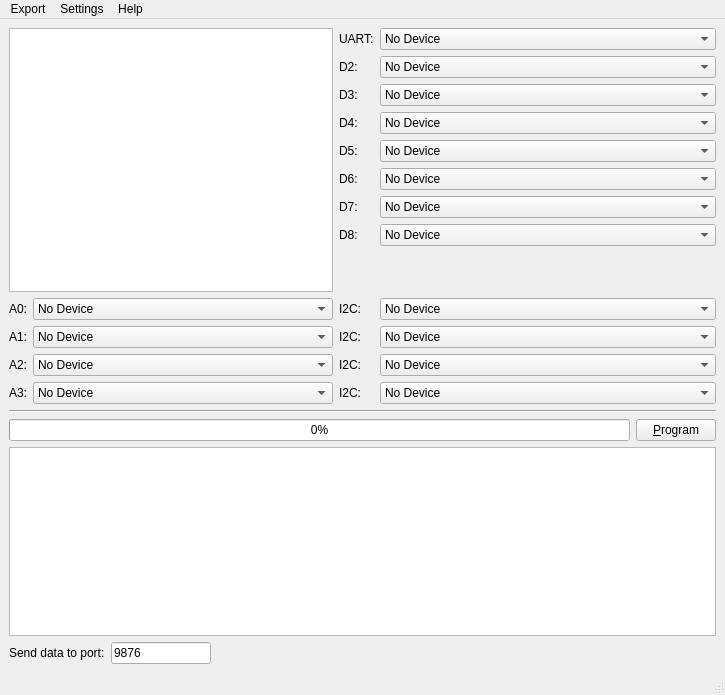
<?xml version="1.0" encoding="UTF-8"?>
<ui version="4.0">
 <class>SpineWindow</class>
 <widget class="QMainWindow" name="SpineWindow">
  <property name="geometry">
   <rect>
    <x>0</x>
    <y>0</y>
    <width>725</width>
    <height>695</height>
   </rect>
  </property>
  <property name="sizePolicy">
   <sizepolicy hsizetype="Fixed" vsizetype="Preferred">
    <horstretch>0</horstretch>
    <verstretch>0</verstretch>
   </sizepolicy>
  </property>
  <property name="minimumSize">
   <size>
    <width>725</width>
    <height>0</height>
   </size>
  </property>
  <property name="maximumSize">
   <size>
    <width>725</width>
    <height>16777215</height>
   </size>
  </property>
  <property name="windowTitle">
   <string>SPINEprog</string>
  </property>
  <widget class="QWidget" name="centralwidget">
   <layout class="QVBoxLayout" name="verticalLayout_2" stretch="0,0,0,1,0">
    <item>
     <layout class="QHBoxLayout" name="horizontalLayout" stretch="0,1">
      <item>
       <layout class="QVBoxLayout" name="verticalLayout">
        <item>
         <widget class="QGraphicsView" name="graphicsView"/>
        </item>
        <item>
         <layout class="QFormLayout" name="formLayout_2">
          <property name="labelAlignment">
           <set>Qt::AlignLeading|Qt::AlignLeft|Qt::AlignVCenter</set>
          </property>
          <item row="0" column="0">
           <widget class="QLabel" name="label">
            <property name="text">
             <string>A0:</string>
            </property>
           </widget>
          </item>
          <item row="0" column="1">
           <widget class="QComboBox" name="comboBoxA0">
            <property name="minimumSize">
             <size>
              <width>300</width>
              <height>0</height>
             </size>
            </property>
            <item>
             <property name="text">
              <string>No Device</string>
             </property>
            </item>
           </widget>
          </item>
          <item row="1" column="0">
           <widget class="QLabel" name="label_2">
            <property name="text">
             <string>A1:</string>
            </property>
           </widget>
          </item>
          <item row="1" column="1">
           <widget class="QComboBox" name="comboBoxA1">
            <property name="minimumSize">
             <size>
              <width>300</width>
              <height>0</height>
             </size>
            </property>
            <item>
             <property name="text">
              <string>No Device</string>
             </property>
            </item>
           </widget>
          </item>
          <item row="2" column="0">
           <widget class="QLabel" name="label_3">
            <property name="text">
             <string>A2:</string>
            </property>
           </widget>
          </item>
          <item row="2" column="1">
           <widget class="QComboBox" name="comboBoxA2">
            <property name="minimumSize">
             <size>
              <width>300</width>
              <height>0</height>
             </size>
            </property>
            <item>
             <property name="text">
              <string>No Device</string>
             </property>
            </item>
           </widget>
          </item>
          <item row="3" column="0">
           <widget class="QLabel" name="label_4">
            <property name="text">
             <string>A3:</string>
            </property>
           </widget>
          </item>
          <item row="3" column="1">
           <widget class="QComboBox" name="comboBoxA3">
            <property name="minimumSize">
             <size>
              <width>300</width>
              <height>0</height>
             </size>
            </property>
            <item>
             <property name="text">
              <string>No Device</string>
             </property>
            </item>
           </widget>
          </item>
         </layout>
        </item>
       </layout>
      </item>
      <item>
       <layout class="QFormLayout" name="formLayout">
        <property name="sizeConstraint">
         <enum>QLayout::SetMaximumSize</enum>
        </property>
        <property name="formAlignment">
         <set>Qt::AlignJustify|Qt::AlignTop</set>
        </property>
        <item row="0" column="0">
         <widget class="QLabel" name="label_12">
          <property name="text">
           <string>UART:</string>
          </property>
         </widget>
        </item>
        <item row="0" column="1">
         <widget class="QComboBox" name="comboBoxUART">
          <property name="minimumSize">
           <size>
            <width>300</width>
            <height>0</height>
           </size>
          </property>
          <item>
           <property name="text">
            <string>No Device</string>
           </property>
          </item>
         </widget>
        </item>
        <item row="1" column="0">
         <widget class="QLabel" name="label_16">
          <property name="text">
           <string>D2:</string>
          </property>
         </widget>
        </item>
        <item row="1" column="1">
         <widget class="QComboBox" name="comboBoxD2">
          <property name="minimumSize">
           <size>
            <width>300</width>
            <height>0</height>
           </size>
          </property>
          <item>
           <property name="text">
            <string>No Device</string>
           </property>
          </item>
         </widget>
        </item>
        <item row="2" column="0">
         <widget class="QLabel" name="label_15">
          <property name="text">
           <string>D3:</string>
          </property>
         </widget>
        </item>
        <item row="2" column="1">
         <widget class="QComboBox" name="comboBoxD3">
          <property name="minimumSize">
           <size>
            <width>300</width>
            <height>0</height>
           </size>
          </property>
          <item>
           <property name="text">
            <string>No Device</string>
           </property>
          </item>
         </widget>
        </item>
        <item row="3" column="0">
         <widget class="QLabel" name="label_7">
          <property name="text">
           <string>D4:</string>
          </property>
         </widget>
        </item>
        <item row="3" column="1">
         <widget class="QComboBox" name="comboBoxD4">
          <property name="minimumSize">
           <size>
            <width>300</width>
            <height>0</height>
           </size>
          </property>
          <item>
           <property name="text">
            <string>No Device</string>
           </property>
          </item>
         </widget>
        </item>
        <item row="4" column="0">
         <widget class="QLabel" name="label_8">
          <property name="text">
           <string>D5:</string>
          </property>
         </widget>
        </item>
        <item row="4" column="1">
         <widget class="QComboBox" name="comboBoxD5">
          <property name="minimumSize">
           <size>
            <width>300</width>
            <height>0</height>
           </size>
          </property>
          <item>
           <property name="text">
            <string>No Device</string>
           </property>
          </item>
         </widget>
        </item>
        <item row="5" column="0">
         <widget class="QLabel" name="label_5">
          <property name="text">
           <string>D6:</string>
          </property>
         </widget>
        </item>
        <item row="5" column="1">
         <widget class="QComboBox" name="comboBoxD6">
          <property name="minimumSize">
           <size>
            <width>300</width>
            <height>0</height>
           </size>
          </property>
          <item>
           <property name="text">
            <string>No Device</string>
           </property>
          </item>
         </widget>
        </item>
        <item row="6" column="0">
         <widget class="QLabel" name="label_6">
          <property name="text">
           <string>D7:</string>
          </property>
         </widget>
        </item>
        <item row="6" column="1">
         <widget class="QComboBox" name="comboBoxD7">
          <property name="minimumSize">
           <size>
            <width>300</width>
            <height>0</height>
           </size>
          </property>
          <item>
           <property name="text">
            <string>No Device</string>
           </property>
          </item>
         </widget>
        </item>
        <item row="7" column="0">
         <widget class="QLabel" name="label_14">
          <property name="text">
           <string>D8:</string>
          </property>
         </widget>
        </item>
        <item row="7" column="1">
         <widget class="QComboBox" name="comboBoxD8">
          <property name="minimumSize">
           <size>
            <width>300</width>
            <height>0</height>
           </size>
          </property>
          <item>
           <property name="text">
            <string>No Device</string>
           </property>
          </item>
         </widget>
        </item>
        <item row="8" column="0" colspan="2">
         <spacer name="verticalSpacer">
          <property name="orientation">
           <enum>Qt::Vertical</enum>
          </property>
          <property name="sizeType">
           <enum>QSizePolicy::Fixed</enum>
          </property>
          <property name="sizeHint" stdset="0">
           <size>
            <width>20</width>
            <height>40</height>
           </size>
          </property>
         </spacer>
        </item>
        <item row="9" column="0">
         <widget class="QLabel" name="label_11">
          <property name="text">
           <string>I2C:</string>
          </property>
         </widget>
        </item>
        <item row="9" column="1">
         <widget class="QComboBox" name="comboBoxI2C1">
          <property name="minimumSize">
           <size>
            <width>300</width>
            <height>0</height>
           </size>
          </property>
          <item>
           <property name="text">
            <string>No Device</string>
           </property>
          </item>
         </widget>
        </item>
        <item row="10" column="0">
         <widget class="QLabel" name="label_9">
          <property name="text">
           <string>I2C:</string>
          </property>
         </widget>
        </item>
        <item row="10" column="1">
         <widget class="QComboBox" name="comboBoxI2C2">
          <property name="minimumSize">
           <size>
            <width>300</width>
            <height>0</height>
           </size>
          </property>
          <item>
           <property name="text">
            <string>No Device</string>
           </property>
          </item>
         </widget>
        </item>
        <item row="11" column="0">
         <widget class="QLabel" name="label_10">
          <property name="text">
           <string>I2C:</string>
          </property>
         </widget>
        </item>
        <item row="11" column="1">
         <widget class="QComboBox" name="comboBoxI2C3">
          <property name="minimumSize">
           <size>
            <width>300</width>
            <height>0</height>
           </size>
          </property>
          <item>
           <property name="text">
            <string>No Device</string>
           </property>
          </item>
         </widget>
        </item>
        <item row="12" column="0">
         <widget class="QLabel" name="label_13">
          <property name="text">
           <string>I2C:</string>
          </property>
         </widget>
        </item>
        <item row="12" column="1">
         <widget class="QComboBox" name="comboBoxI2C4">
          <property name="minimumSize">
           <size>
            <width>300</width>
            <height>0</height>
           </size>
          </property>
          <item>
           <property name="text">
            <string>No Device</string>
           </property>
          </item>
         </widget>
        </item>
       </layout>
      </item>
     </layout>
    </item>
    <item>
     <widget class="Line" name="line">
      <property name="orientation">
       <enum>Qt::Horizontal</enum>
      </property>
     </widget>
    </item>
    <item>
     <layout class="QGridLayout" name="gridLayout">
      <item row="0" column="1">
       <widget class="QPushButton" name="pushButtonProgram">
        <property name="text">
         <string>&amp;Program</string>
        </property>
       </widget>
      </item>
      <item row="0" column="0">
       <widget class="QProgressBar" name="progressBar">
        <property name="value">
         <number>0</number>
        </property>
       </widget>
      </item>
     </layout>
    </item>
    <item>
     <widget class="QTextBrowser" name="textBrowser"/>
    </item>
    <item>
     <layout class="QFormLayout" name="formLayout_3">
      <item row="0" column="0">
       <widget class="QLabel" name="portLabel">
        <property name="text">
         <string>Send data to port:</string>
        </property>
       </widget>
      </item>
      <item row="0" column="1">
       <widget class="QLineEdit" name="portLineEdit">
        <property name="maximumSize">
         <size>
          <width>100</width>
          <height>16777215</height>
         </size>
        </property>
        <property name="inputMethodHints">
         <set>Qt::ImhDigitsOnly</set>
        </property>
        <property name="text">
         <string>9876</string>
        </property>
       </widget>
      </item>
     </layout>
    </item>
   </layout>
  </widget>
  <widget class="QMenuBar" name="menubar">
   <property name="geometry">
    <rect>
     <x>0</x>
     <y>0</y>
     <width>725</width>
     <height>22</height>
    </rect>
   </property>
   <widget class="QMenu" name="menuExport">
    <property name="title">
     <string>Export</string>
    </property>
    <addaction name="actionClipboard"/>
    <addaction name="actionArduino"/>
   </widget>
   <widget class="QMenu" name="menuSettings">
    <property name="title">
     <string>Settings</string>
    </property>
    <addaction name="actionPath"/>
   </widget>
   <widget class="QMenu" name="menuHelp">
    <property name="title">
     <string>Help</string>
    </property>
    <addaction name="actionDocumentation"/>
    <addaction name="actionAbout"/>
   </widget>
   <addaction name="menuExport"/>
   <addaction name="menuSettings"/>
   <addaction name="menuHelp"/>
  </widget>
  <widget class="QStatusBar" name="statusbar"/>
  <action name="actionClipboard">
   <property name="text">
    <string>Copy to Clipboard as Max Patch</string>
   </property>
  </action>
  <action name="actionArduino">
   <property name="text">
    <string>Save Arduino Sketch...</string>
   </property>
  </action>
  <action name="actionPath">
   <property name="text">
    <string>Set Arduino Path...</string>
   </property>
  </action>
  <action name="actionDocumentation">
   <property name="text">
    <string>Documentation</string>
   </property>
  </action>
  <action name="actionAbout">
   <property name="text">
    <string>About SPINEprog</string>
   </property>
  </action>
 </widget>
 <resources/>
 <connections/>
</ui>
